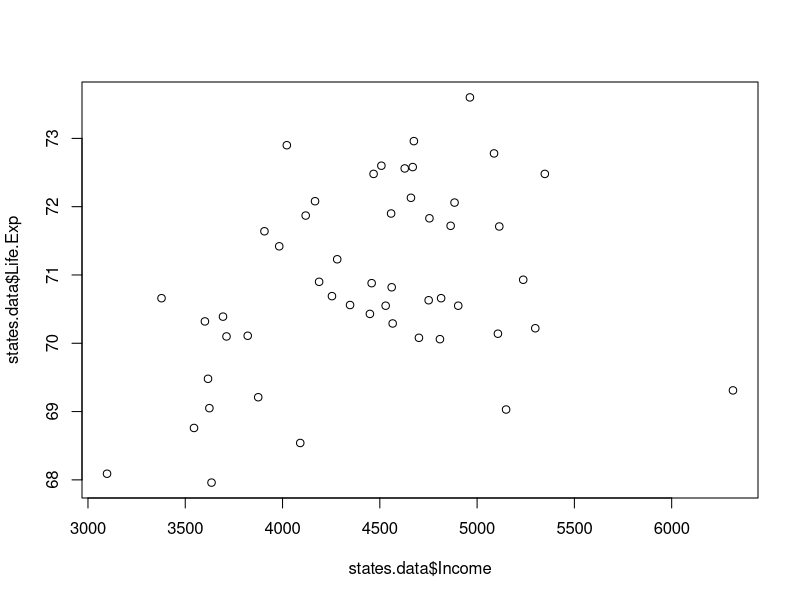
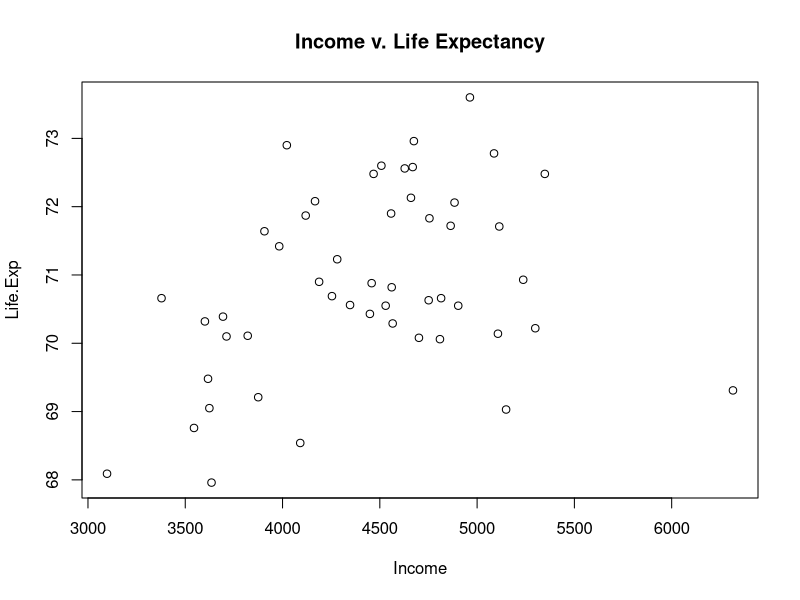
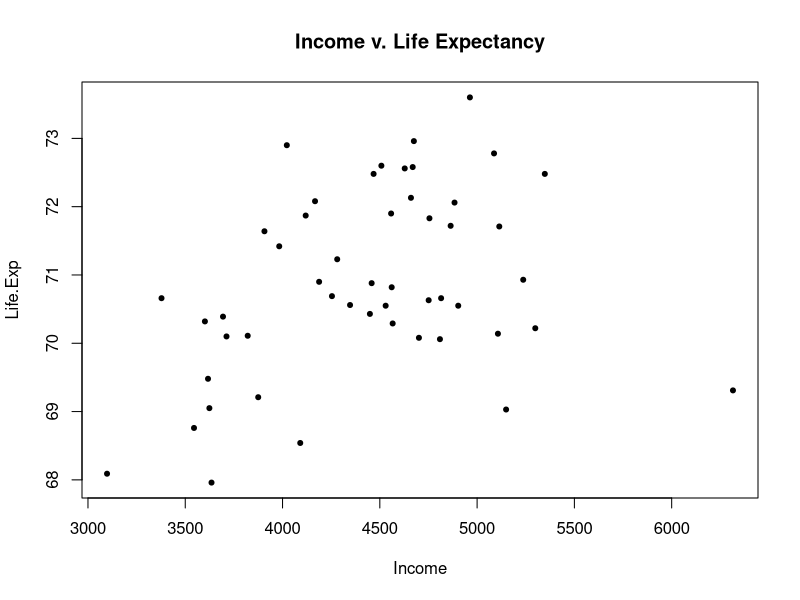
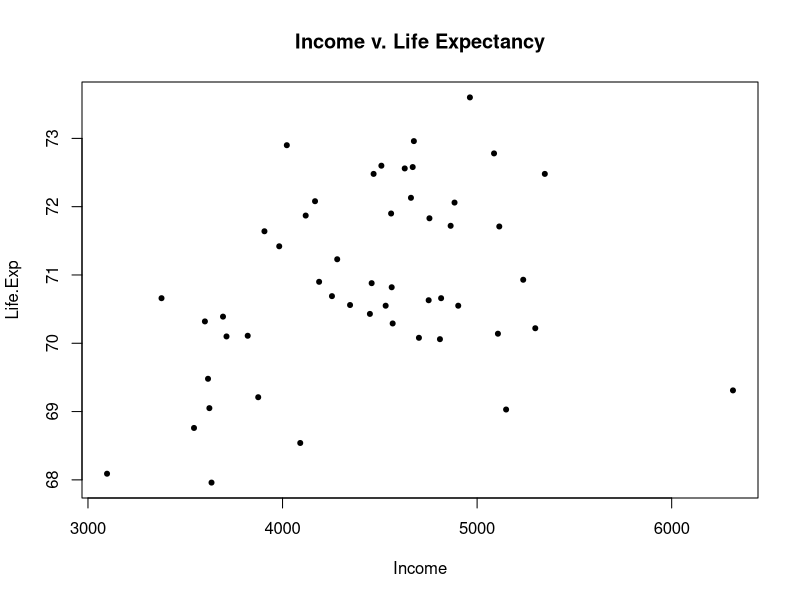
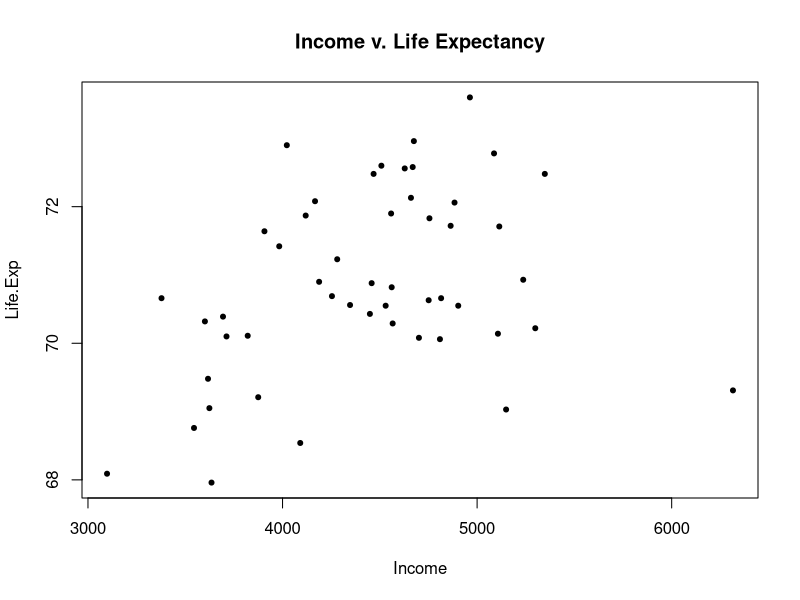
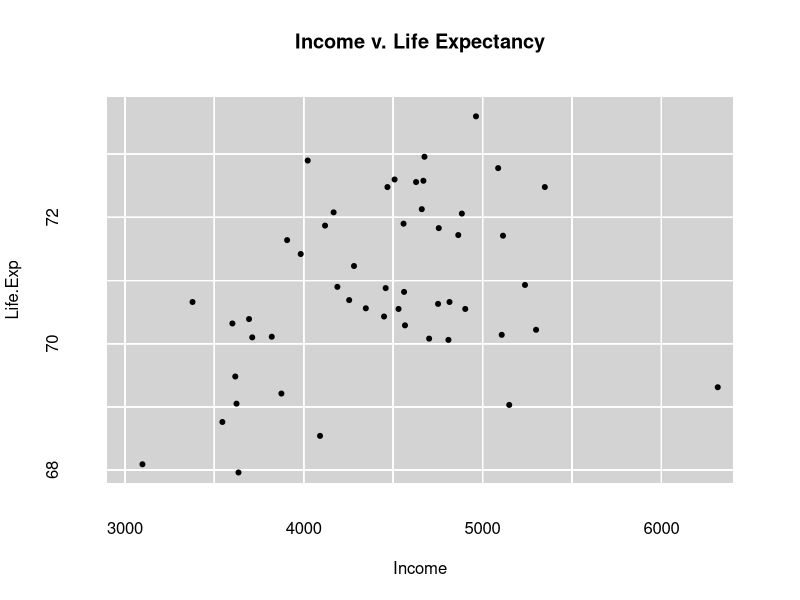
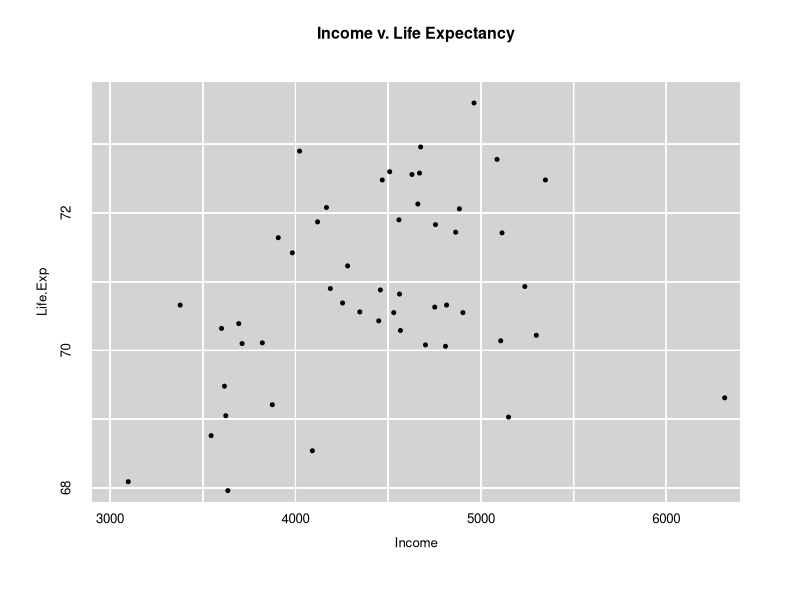
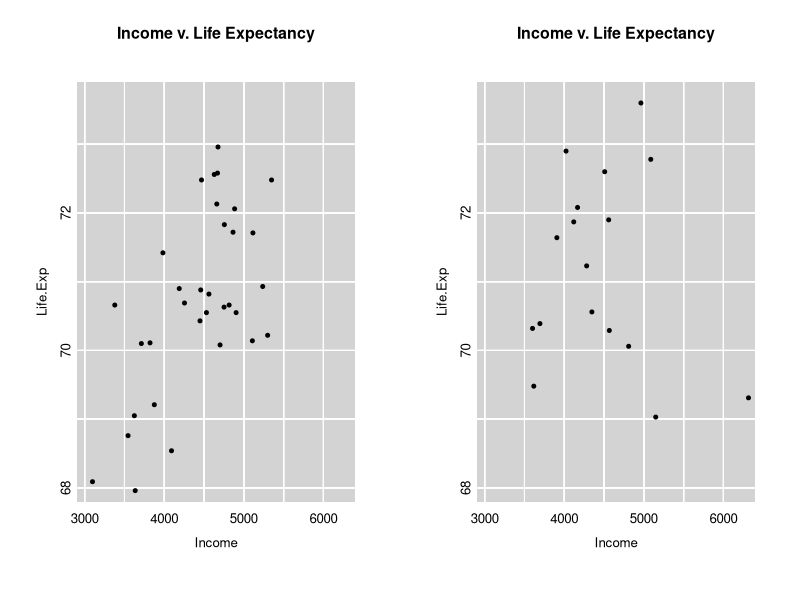

Generate these figures, in order, with R:


rm(list=ls())

data(state)

#head(state.x77)
colnames(state.x77)[4] <- "Life.Exp"

states.data <- as.data.frame(state.x77)

## q plot

plot(states.data$Income,states.data$Life.Exp)

plot(states.data$Income,states.data$Life.Exp, xlab="Income", ylab="Life.Exp",main="Income v. Life Expectancy")

plot(states.data$Income,states.data$Life.Exp, xlab="Income", ylab="Life.Exp",main="Income v. Life Expectancy",pch=20)

plot(states.data$Income,states.data$Life.Exp, xlab="Income", ylab="Life.Exp",main="Income v. Life Expectancy", pch=20,xaxt="n")
axis(1,at=seq(3000,6000,by=1000))

plot(states.data$Income,states.data$Life.Exp, xlab="Income", ylab="Life.Exp",main="Income v. Life Expectancy", pch=20, xaxt="n", yaxt="n")
axis(1,at=seq(3000,6000,by=1000))
axis(2,at=seq(68,72,by=2))

myxlim=c(2900,6400)
myylim=c(67.8,73.9)
plot(0,0,type="n",bty="n", xaxt="n", yaxt="n",xlim=myxlim,ylim=myylim, xlab="Income", ylab="Life.Exp", main="Income v. Life Expectancy")
polygon(rep(myxlim,each=2),c(myylim,myylim[2],myylim[1]), col="lightgrey",border=FALSE)
for (x in seq(3000,6000,by=500)){
	for (y in seq(68,73)){
		points(c(x,x),myylim,type="l",col="white")
		points(myxlim,c(y,y),type="l",col="white")
	}
}
points(states.data$Income,states.data$Life.Exp,pch=20)
axis(1,at=seq(3000,6000,by=1000),col="white")
axis(2,at=seq(68,72,by=2),col="white")

myxlim=c(2900,6400)
myylim=c(67.8,73.9)
par(cex=0.8,mgp=c(1,0.5,0))
plot(0,0,type="n",bty="n", xaxt="n", yaxt="n",xlim=myxlim,ylim=myylim, xlab="Income", ylab="Life.Exp", main="Income v. Life Expectancy")
polygon(rep(myxlim,each=2),c(myylim,myylim[2],myylim[1]), col="lightgrey",border=FALSE)
for (x in seq(3000,6000,by=500)){
	for (y in seq(68,73)){
		points(c(x,x),myylim,type="l",col="white")
		points(myxlim,c(y,y),type="l",col="white")
	}
}
points(states.data$Income,states.data$Life.Exp,pch=20)
axis(1,at=seq(3000,6000,by=1000),tick=FALSE,line=-1)
axis(2,at=seq(68,72,by=2),tick=FALSE,line=-1)


############## facetting plot pop under/over 2000

pop.bool <- states.data$Population > 2000
par(mfrow=c(1,2))

myxlim=c(2900,6400)
myylim=c(67.8,73.9)
par(cex=0.8,mgp=c(1,0.5,0))
plot(0,0,type="n",bty="n", xaxt="n", yaxt="n",xlim=myxlim,ylim=myylim, xlab="Income", ylab="Life.Exp", main="Income v. Life Expectancy")
polygon(rep(myxlim,each=2),c(myylim,myylim[2],myylim[1]), col="lightgrey",border=FALSE)
for (x in seq(3000,6000,by=500)){
	for (y in seq(68,73)){
		points(c(x,x),myylim,type="l",col="white")
		points(myxlim,c(y,y),type="l",col="white")
	}
}
points(states.data$Income[pop.bool],states.data$Life.Exp[pop.bool],pch=20)
axis(1,at=seq(3000,6000,by=1000),tick=FALSE,line=-1)
axis(2,at=seq(68,72,by=2),tick=FALSE,line=-1)

myxlim=c(2900,6400)
myylim=c(67.8,73.9)
par(cex=0.8,mgp=c(1,0.5,0))
plot(0,0,type="n",bty="n", xaxt="n", yaxt="n",xlim=myxlim,ylim=myylim, xlab="Income", ylab="Life.Exp", main="Income v. Life Expectancy")
polygon(rep(myxlim,each=2),c(myylim,myylim[2],myylim[1]), col="lightgrey",border=FALSE)
for (x in seq(3000,6000,by=500)){
	for (y in seq(68,73)){
		points(c(x,x),myylim,type="l",col="white")
		points(myxlim,c(y,y),type="l",col="white")
	}
}
points(states.data$Income[!pop.bool],states.data$Life.Exp[!pop.bool],pch=20)
axis(1,at=seq(3000,6000,by=1000),tick=FALSE,line=-1)
axis(2,at=seq(68,72,by=2),tick=FALSE,line=-1)

##

pop.bool <- states.data$Population > 2000
par(mfrow=c(1,2))

myxlim=c(2900,6400)
myylim=c(67.8,73.9)
par(cex=0.8,mgp=c(1,0.5,0))
plot(0,0,type="n",bty="n", xaxt="n", yaxt="n",xlim=myxlim,ylim=myylim, xlab="", ylab="")
polygon(rep(myxlim,each=2),c(myylim,myylim[2],myylim[1]), col="lightgrey",border=FALSE)
for (x in seq(3000,6000,by=500)){
	for (y in seq(68,73)){
		points(c(x,x),myylim,type="l",col="white")
		points(myxlim,c(y,y),type="l",col="white")
	}
}
points(states.data$Income[pop.bool],states.data$Life.Exp[pop.bool],pch=20)
axis(1,at=seq(3000,6000,by=1000),tick=FALSE,line=-1)
axis(2,at=seq(68,72,by=2),tick=FALSE,line=-1)

myxlim=c(2900,6400)
myylim=c(67.8,73.9)
par(cex=0.8,mgp=c(1,0.5,0))
plot(0,0,type="n",bty="n", xaxt="n", yaxt="n",xlim=myxlim,ylim=myylim, xlab="", ylab="")
polygon(rep(myxlim,each=2),c(myylim,myylim[2],myylim[1]), col="lightgrey",border=FALSE)
for (x in seq(3000,6000,by=500)){
	for (y in seq(68,73)){
		points(c(x,x),myylim,type="l",col="white")
		points(myxlim,c(y,y),type="l",col="white")
	}
}
points(states.data$Income[!pop.bool],states.data$Life.Exp[!pop.bool],pch=20)
axis(1,at=seq(3000,6000,by=1000),tick=FALSE,line=-1)

##

pop.bool <- states.data$Population > 2000
par(mfrow=c(1,2),cex=0.8,oma=c(3,3,3,1),mar=c(1,0.1,0,0.1),xpd=NA)

myxlim=c(2900,6400)
myylim=c(67.8,73.9)
par(cex=0.8,mgp=c(1,0.5,0))
plot(0,0,type="n",bty="n", xaxt="n", yaxt="n",xlim=myxlim,ylim=myylim, xlab="", ylab="")
polygon(rep(myxlim,each=2),c(myylim,myylim[2],myylim[1]), col="lightgrey",border=FALSE)
for (x in seq(3000,6000,by=500)){
	for (y in seq(68,73)){
		points(c(x,x),myylim,type="l",col="white")
		points(myxlim,c(y,y),type="l",col="white")
	}
}
points(states.data$Income[pop.bool],states.data$Life.Exp[pop.bool],pch=20)
axis(1,at=seq(3000,6000,by=1000),tick=FALSE,line=-1)
axis(2,at=seq(68,72,by=2),tick=FALSE,line=-1)
mtext("Life.Exp",2,line=1,outer=TRUE,at=0.5)


myxlim=c(2900,6400)
myylim=c(67.8,73.9)
par(cex=0.8,mgp=c(1,0.5,0))
plot(0,0,type="n",bty="n", xaxt="n", yaxt="n",xlim=myxlim,ylim=myylim, xlab="", ylab="")
polygon(rep(myxlim,each=2),c(myylim,myylim[2],myylim[1]), col="lightgrey",border=FALSE)
for (x in seq(3000,6000,by=500)){
	for (y in seq(68,73)){
		points(c(x,x),myylim,type="l",col="white")
		points(myxlim,c(y,y),type="l",col="white")
	}
}
points(states.data$Income[!pop.bool],states.data$Life.Exp[!pop.bool],pch=20)
axis(1,at=seq(3000,6000,by=1000),tick=FALSE,line=-1)
mtext("Income",1,line=0.5,at=0.5,outer=TRUE)

##

pop.bool <- states.data$Population > 2000
par(mfrow=c(1,2),cex=0.8,oma=c(3,3,3,1),mar=c(1,0.1,0,0.1),xpd=NA)

myxlim=c(2900,6400)
myylim=c(67.8,73.9)
par(cex=0.8,mgp=c(1,0.5,0))
plot(0,0,type="n",bty="n", xaxt="n", yaxt="n",xlim=myxlim,ylim=myylim, xlab="", ylab="")
polygon(rep(myxlim,each=2),c(myylim,myylim[2],myylim[1]), col="lightgrey",border=FALSE)
for (x in seq(3000,6000,by=500)){
	for (y in seq(68,73)){
		points(c(x,x),myylim,type="l",col="white")
		points(myxlim,c(y,y),type="l",col="white")
	}
}
points(states.data$Income[pop.bool],states.data$Life.Exp[pop.bool],pch=20)
axis(1,at=seq(3000,6000,by=1000),tick=FALSE,line=-1)
axis(2,at=seq(68,72,by=2),tick=FALSE,line=-1)
mtext("Life.Exp",2,line=1,outer=TRUE,at=0.5)
polygon(rep(myxlim,each=2),myylim[2]+c(0,0.35,0.35,0),col="darkgrey",border=FALSE)
mtext("Pop Above 2000",outer=TRUE,line=-1,at=0.25)

myxlim=c(2900,6400)
myylim=c(67.8,73.9)
par(cex=0.8,mgp=c(1,0.5,0))
plot(0,0,type="n",bty="n", xaxt="n", yaxt="n",xlim=myxlim,ylim=myylim, xlab="", ylab="")
polygon(rep(myxlim,each=2),c(myylim,myylim[2],myylim[1]), col="lightgrey",border=FALSE)
for (x in seq(3000,6000,by=500)){
	for (y in seq(68,73)){
		points(c(x,x),myylim,type="l",col="white")
		points(myxlim,c(y,y),type="l",col="white")
	}
}
points(states.data$Income[!pop.bool],states.data$Life.Exp[!pop.bool],pch=20)
axis(1,at=seq(3000,6000,by=1000),tick=FALSE,line=-1)
mtext("Income",1,line=0.5,at=0.5,outer=TRUE)
polygon(rep(myxlim,each=2),myylim[2]+c(0,0.35,0.35,0),col="darkgrey",border=FALSE)
mtext("Pop Under 2000",outer=TRUE,line=-1,at=0.75)

##
